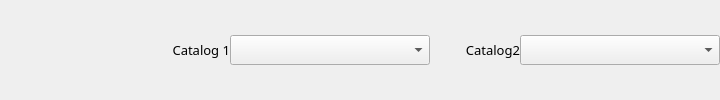
                         <widget class="QWidget" name="Search_widget_DifferencesCatalogs" native="true">
                          <layout class="QHBoxLayout" name="horizontalLayout_2">
                           <property name="spacing">
                            <number>0</number>
                           </property>
                           <property name="leftMargin">
                            <number>0</number>
                           </property>
                           <property name="topMargin">
                            <number>0</number>
                           </property>
                           <property name="rightMargin">
                            <number>0</number>
                           </property>
                           <property name="bottomMargin">
                            <number>0</number>
                           </property>
                           <item>
                            <widget class="QLabel" name="Search_label_LinkImage16">
                             <property name="sizePolicy">
                              <sizepolicy hsizetype="Fixed" vsizetype="Preferred">
                               <horstretch>0</horstretch>
                               <verstretch>0</verstretch>
                              </sizepolicy>
                             </property>
                             <property name="minimumSize">
                              <size>
                               <width>110</width>
                               <height>33</height>
                              </size>
                             </property>
                             <property name="maximumSize">
                              <size>
                               <width>16777215</width>
                               <height>40</height>
                              </size>
                             </property>
                             <property name="styleSheet">
                              <string notr="true">background: url(:/images/link-v.png) repeat-y left;</string>
                             </property>
                             <property name="text">
                              <string/>
                             </property>
                            </widget>
                           </item>
                           <item>
                            <spacer name="Search_horizontalSpacer_20">
                             <property name="orientation">
                              <enum>Qt::Orientation::Horizontal</enum>
                             </property>
                             <property name="sizeType">
                              <enum>QSizePolicy::Policy::Fixed</enum>
                             </property>
                             <property name="sizeHint" stdset="0">
                              <size>
                               <width>30</width>
                               <height>20</height>
                              </size>
                             </property>
                            </spacer>
                           </item>
                           <item>
                            <widget class="QLabel" name="Search_label_DifferencesCatalog1">
                             <property name="enabled">
                              <bool>true</bool>
                             </property>
                             <property name="sizePolicy">
                              <sizepolicy hsizetype="Fixed" vsizetype="Preferred">
                               <horstretch>0</horstretch>
                               <verstretch>0</verstretch>
                              </sizepolicy>
                             </property>
                             <property name="minimumSize">
                              <size>
                               <width>90</width>
                               <height>0</height>
                              </size>
                             </property>
                             <property name="maximumSize">
                              <size>
                               <width>60</width>
                               <height>16777215</height>
                              </size>
                             </property>
                             <property name="font">
                              <font>
                               <family>Noto Sans</family>
                               <pointsize>10</pointsize>
                              </font>
                             </property>
                             <property name="text">
                              <string>Catalog 1</string>
                             </property>
                             <property name="alignment">
                              <set>Qt::AlignmentFlag::AlignRight|Qt::AlignmentFlag::AlignTrailing|Qt::AlignmentFlag::AlignVCenter</set>
                             </property>
                             <property name="margin">
                              <number>6</number>
                             </property>
                            </widget>
                           </item>
                           <item>
                            <widget class="QComboBox" name="Search_comboBox_DifferencesCatalog1">
                             <property name="minimumSize">
                              <size>
                               <width>200</width>
                               <height>0</height>
                              </size>
                             </property>
                             <property name="maximumSize">
                              <size>
                               <width>16777215</width>
                               <height>30</height>
                              </size>
                             </property>
                             <property name="toolTip">
                              <string>Define if the search text should be used to look only in file names, or folder paths, or both.</string>
                             </property>
                            </widget>
                           </item>
                           <item>
                            <widget class="QLabel" name="Search_label_DifferencesCatalog2">
                             <property name="enabled">
                              <bool>true</bool>
                             </property>
                             <property name="sizePolicy">
                              <sizepolicy hsizetype="Fixed" vsizetype="Preferred">
                               <horstretch>0</horstretch>
                               <verstretch>0</verstretch>
                              </sizepolicy>
                             </property>
                             <property name="minimumSize">
                              <size>
                               <width>90</width>
                               <height>0</height>
                              </size>
                             </property>
                             <property name="maximumSize">
                              <size>
                               <width>60</width>
                               <height>16777215</height>
                              </size>
                             </property>
                             <property name="font">
                              <font>
                               <family>Noto Sans</family>
                               <pointsize>10</pointsize>
                              </font>
                             </property>
                             <property name="text">
                              <string>Catalog2</string>
                             </property>
                             <property name="alignment">
                              <set>Qt::AlignmentFlag::AlignRight|Qt::AlignmentFlag::AlignTrailing|Qt::AlignmentFlag::AlignVCenter</set>
                             </property>
                             <property name="margin">
                              <number>6</number>
                             </property>
                            </widget>
                           </item>
                           <item>
                            <widget class="QComboBox" name="Search_comboBox_DifferencesCatalog2">
                             <property name="minimumSize">
                              <size>
                               <width>200</width>
                               <height>0</height>
                              </size>
                             </property>
                             <property name="maximumSize">
                              <size>
                               <width>16777215</width>
                               <height>30</height>
                              </size>
                             </property>
                             <property name="toolTip">
                              <string>Define if the search text should be used to look only in file names, or folder paths, or both.</string>
                             </property>
                            </widget>
                           </item>
                          </layout>
                         </widget>
